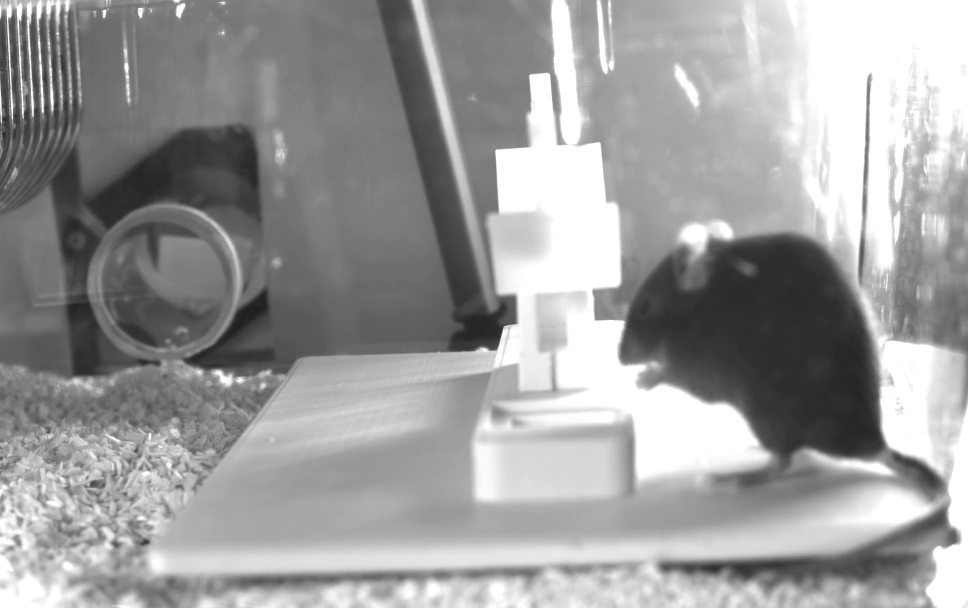
#> input picture frame 13 of notebooks/phase_space_clips/cluster_00_frame_000615.mp4, 1936 x 1216 px, given in place of _iblrig_leftCamera.raw.mp4, which was not available (shown at 1/2 size)
$ jupyter execute --allow-errors dataproc.ipynb
#> lines starting #> are read from the running program, lines starting #| are printed output that depends on the picture
[cell 1]
import cv2

video_path = "/home/maria/MouseBox/data/ibl_mouse_video/_iblrig_leftCamera.raw.mp4"

cap = cv2.VideoCapture(video_path)

if not cap.isOpened():
    raise RuntimeError("Could not open video")

fps = cap.get(cv2.CAP_PROP_FPS)
n_frames = int(cap.get(cv2.CAP_PROP_FRAME_COUNT))
width = int(cap.get(cv2.CAP_PROP_FRAME_WIDTH))
height = int(cap.get(cv2.CAP_PROP_FRAME_HEIGHT))

print(f"FPS: {fps}")
print(f"Frames: {n_frames:,}")
print(f"Width: {width}")
print(f"Height: {height}")
print(f"Duration: {n_frames / fps / 60:.2f} minutes")

raw_bytes = n_frames * width * height * 3

print(f"Decoded size: {raw_bytes / 1e9:.2f} GB")

cap.release()

[cell 2]
import matplotlib.pyplot as plt

cap = cv2.VideoCapture(video_path)

fps = cap.get(cv2.CAP_PROP_FPS)

seconds = 600

cap.set(cv2.CAP_PROP_POS_FRAMES, int(seconds * fps))

success, frame = cap.read()

if success:
    print(frame.shape)
    print(frame.dtype)

    plt.imshow(cv2.cvtColor(frame, cv2.COLOR_BGR2RGB))
    plt.show()

cap.release()

[cell 3]
import cv2


def video_stream(path):
    cap = cv2.VideoCapture(path)

    if not cap.isOpened():
        raise RuntimeError("Could not open video")

    try:
        t = 0

        while True:
            success, frame = cap.read()

            if not success:
                break

            yield t, frame

            t += 1

    finally:
        cap.release()

[cell 4]
import cv2
import numpy as np

DURATION = 4 * 60
FPS = 60
SAMPLE_FPS = 10

WIDTH = 160
HEIGHT = 128

stride = FPS // SAMPLE_FPS

frames = []

for t, frame in video_stream(video_path):

    if t >= DURATION * FPS:
        break

    if t % stride != 0:
        continue

    gray = cv2.cvtColor(frame, cv2.COLOR_BGR2GRAY)
#> frame is the input picture: shape (1216, 1936, 3); min 30, max 255, mean 156.2

    small = cv2.resize(
        gray,
        (WIDTH, HEIGHT),
        interpolation=cv2.INTER_AREA
    )
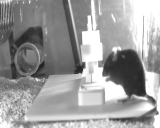
#> small: shape (128, 160); min 32, max 255, mean 156.2

    frames.append(small.flatten())

X = np.array(frames, dtype=np.float32) / 255.0

print(X.shape)
#| (3, 20480)
print(f"Memory: {X.nbytes / 1e6:.2f} MB")

[cell 5]
from sklearn.utils.extmath import randomized_svd

mean_frame = X.mean(axis=0)

X_centered = X - mean_frame

U, S, Vt = randomized_svd(
    X_centered,
    n_components=50,
    n_iter=5,
    random_state=42
)

print(U.shape)
#| (3, 3)
print(S.shape)
#| (3,)
print(Vt.shape)
#| (3, 20480)

[cell 6]
import matplotlib.pyplot as plt

fig, axes = plt.subplots(2, 5, figsize=(15, 5))

#> (the rest of this cell did not finish here and is left out)

[cell 7]
plt.plot(S, marker=".")
plt.yscale("log")
plt.xlabel("Component")
plt.ylabel("Singular value")
plt.title("MouseHash — Singular value spectrum")
plt.grid()
plt.show()
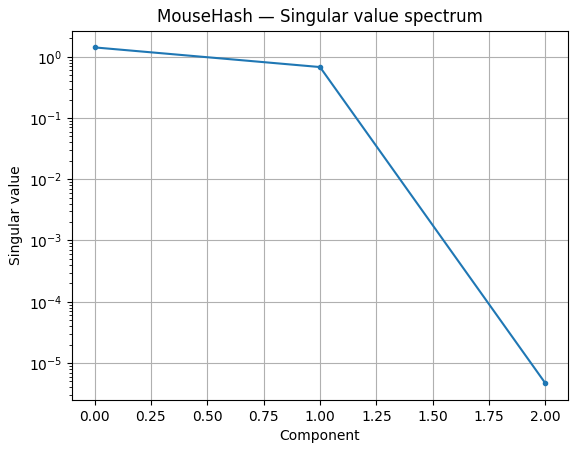
#> figure drawn by matplotlib, 1 panel

[cell 8]
total_variance = np.sum(X_centered ** 2)

explained = np.cumsum(S ** 2) / total_variance

plt.plot(np.arange(1, len(S) + 1), explained)
plt.xlabel("Number of components")
plt.ylabel("Fraction of variance explained")
plt.ylim(0, 1)
plt.grid()
plt.show()
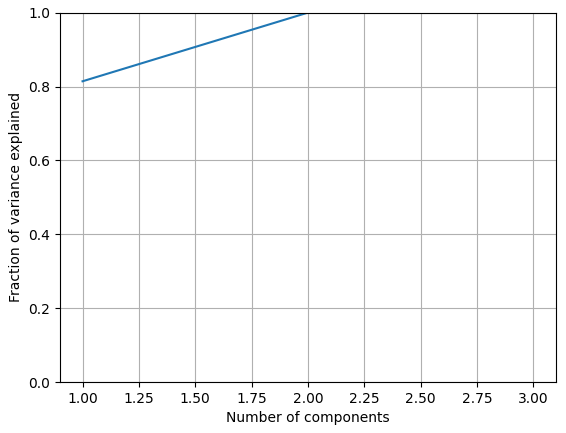
#> figure drawn by matplotlib, 1 panel

[cell 9]
Z = U * S

time = np.arange(len(Z)) / SAMPLE_FPS

plt.figure(figsize=(16, 5))

for i in range(2,3):
    plt.plot(time, Z[:, i], label=f"PC {i + 1}")

plt.xlabel("Time (seconds)")
plt.ylabel("Component activation")
plt.legend()
plt.show()
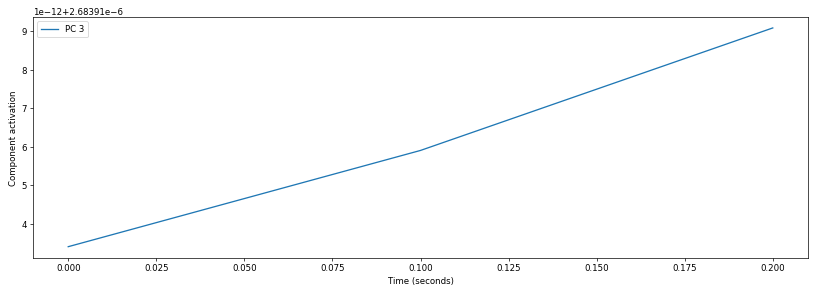
#> figure drawn by matplotlib, 1 panel
